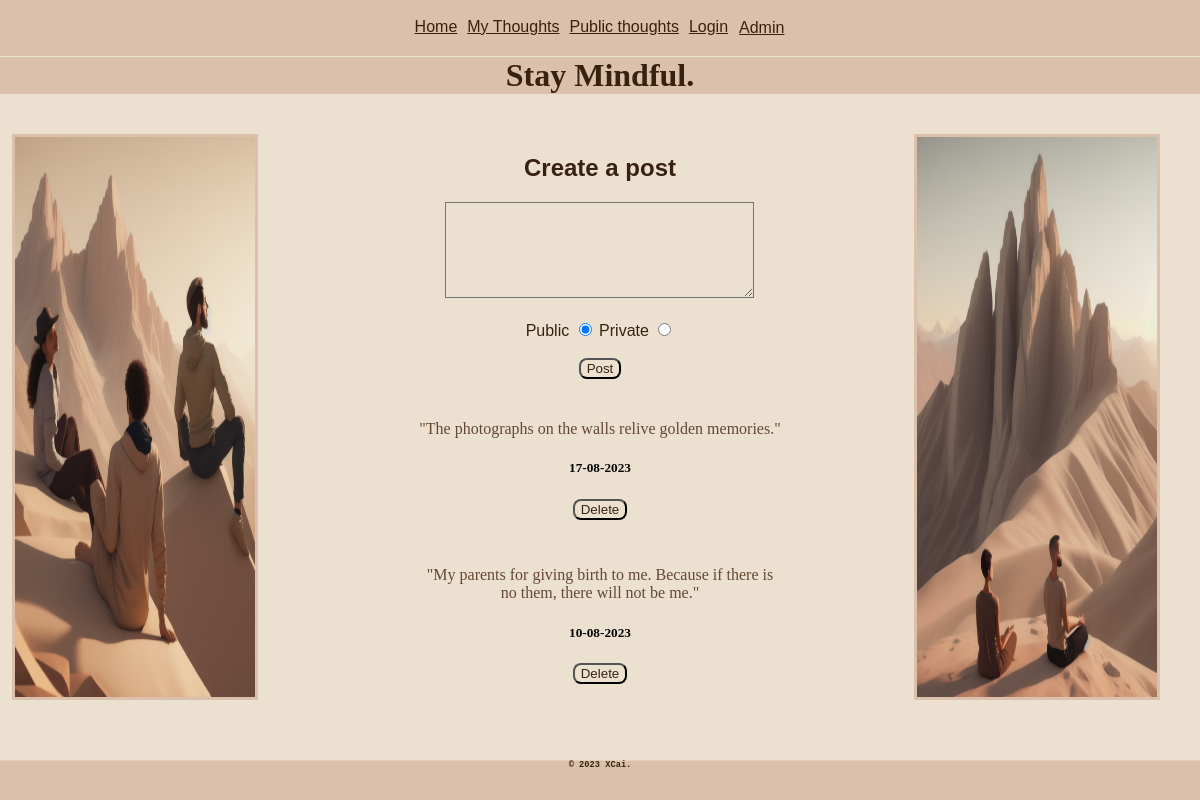
The page /my_posts (signed in) on the database as committed earlier.
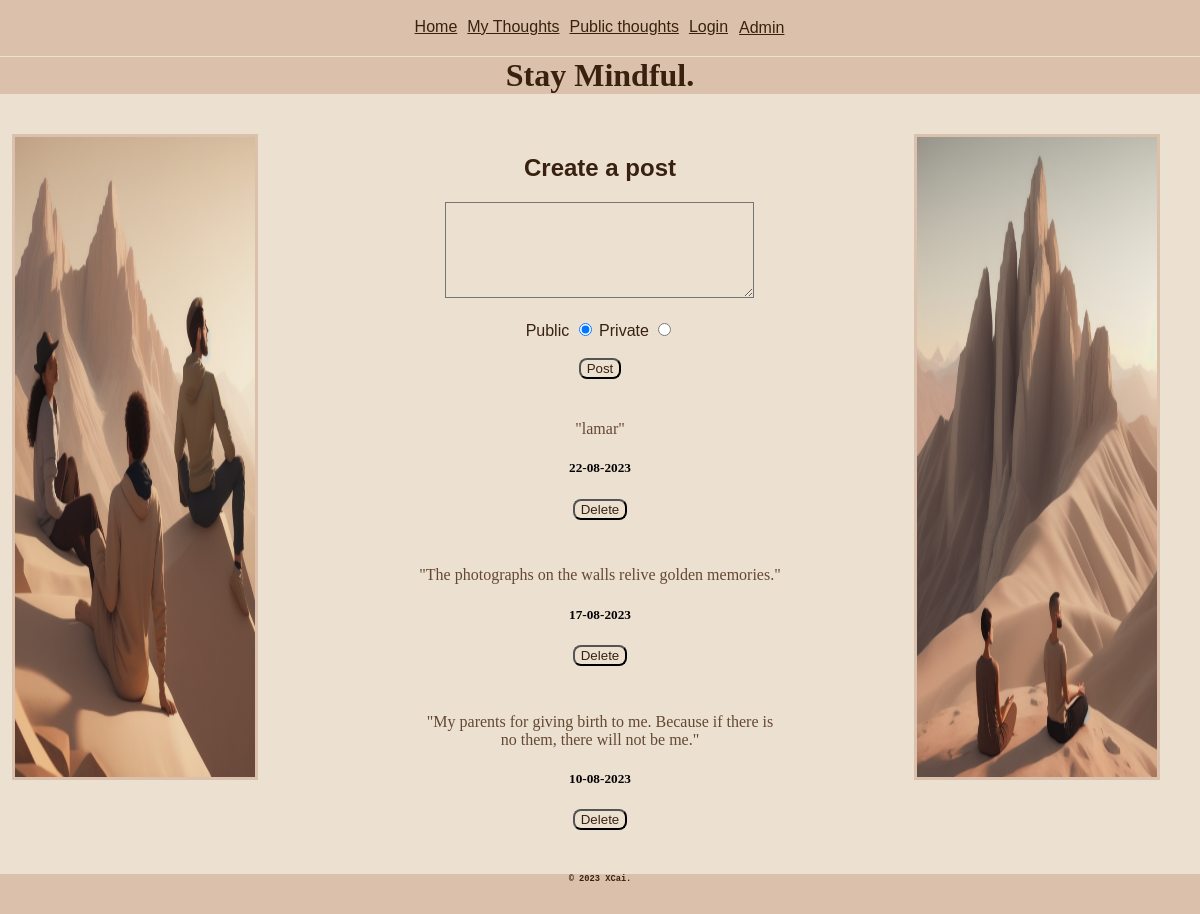
The same page on the database as committed later.
### tables this page shows
CREATE TABLE Gratitude_idea (id INTEGER PRIMARY KEY, date TEXT, username TEXT, content TEXT, like_count INTEGER DEFAULT (0), is_public INTEGER);

### routes.py (the view)
@app.route('/my_posts', methods=['GET'])
def my_posts():
    if 'username' in session:
        sql = 'SELECT * FROM Gratitude_idea WHERE username = ? ORDER BY date DESC'
        cur.execute(sql, (session['username'],))
        user_idea_data = cur.fetchall()
        return render_template("my_posts.html", user_idea_data=user_idea_data)
    else:
        return redirect("loginpage")

### routes.py (called while the page is built)
def get_random_image():
    image_folder = os.path.join(app.static_folder, 'images')
    images = os.listdir(image_folder)
    random_image = random.choice(images)
    return f"static/images/{random_image}"

@app.context_processor
def inject_random_image():
    return {'random_image': get_random_image(), 'random_image1': get_random_image()}

### templates/my_posts.html (shortened to what this page needs)
{% extends 'layout.html' %}
{% block content %}
    <form action="/post_idea" method="post">
        <h2><label for="post_idea">Create a post</label></h2>
        <textarea class="input" required name="post_idea" id="post_idea" cols="36" rows="6" maxlength="200"></textarea>
        <br><br>
        <label class="checkcontainer">Public
            <input type="radio" checked="checked" value="1" name="radio">
        </label>
        <label class="checkcontainer">Private
            <input type="radio" value="0" name="radio">
        </label>
        <br><br>
        <button class="button">Post</button>
     </form>
    {% for user_idea_data in user_idea_data %}
    <div>
        <br><br>
        <p>
            "{{ user_idea_data[3] }}"
        </p>
        <h5>
        {{ user_idea_data[1] }}
        </h5>
        <form action="/delete_my_post" method="post">
            <button class="button">Delete</button>
        </form>
    </div>
    {% endfor %}
{% endblock %}

### templates/layout.html (shortened to what this page needs)
<!DOCTYPE html>
<html lang="en">
    <link rel="stylesheet" href="/static/styles.css">
<head>
</head>
<div>
    <nav>
        {% include "nav.html" %}
    </nav>
</div>
<body>
    <header>
        {% include "header.html" %}
    </header>
    <main class="flex">
        <div class="flex-element-image-column">
            <img class="flex-image" src="{{ random_image }}" alt="Mindful">
        </div>
        <div class="flex-element-posts-column">
        {% block content %}
        {% endblock %}
        </div>
        <div class="flex-element-image-column">
            <img class="flex-image" src="{{ random_image1 }}" alt="Mindful">
        </div>
    </main>
</body>
<footer>
    {% include "footer.html" %}
</footer>
</html>

### templates/nav.html
<div id="nav">
        <a class="nav_element" href="/">Home</a>
        <a class="nav_element" href="/my_posts">My Thoughts</a>
        <a class="nav_element" href="/public_posts">Public thoughts</a>
        <a class="nav_element" href="/loginpage">Login</a>
        <form action="/adminlogin" method="post">
        <button id="admin">Admin</button>
        </form>
</div>

### templates/header.html
<h1>Stay Mindful.</h1>

### templates/footer.html
<h6 id="footer_text">&copy; 2023 XCai.</h4>

### static/styles.css (style rules this page uses)
header { background-color: #dbc1ac; }
footer { background-color: #dbc1ac; position: sticky; top: 100%; height: 2.5rem; width: 100%; }
body { background-color: #ece0d1; margin: auto; text-align: center; min-height: 100vh; }
div { padding-top: 1.5%; padding-bottom: 1.5%; }
.nav_element { padding-left: 5px; padding-right: 5px; }
#nav { position:fixed; top:0%; width: 100%; background-color: #dbc1ac; display: flex; justify-content: center; }
h1 { font-family: cursive; color: #38220f; }
h2 { font-family: sans-serif; color: #38220f; }
h6 { font-family: monospace; color: #38220f; }
p { overflow-wrap: break-word; font-family: cursive; color: #634832; margin: auto; }
a { font-family: sans-serif; color: #38220f; }
label { font-family: sans-serif; color: #38220f; }
.button { background-color: #ece0d1; color: #38220f; border-radius: 8px; }
.input { background-color: #ece0d1; }
#admin { background-color: #dbc1ac; color: #38220f; border: none; text-decoration: underline; font-family: sans-serif; font-size: medium; }
.flex { display: flex; flex-direction: row; }
.flex-image { width: 20%; height: 70%; border-style: solid; border-color: #dbc1ac; position: fixed; display: flex; }
.flex-element-image-column { width: 30%; padding-left: 12px; padding-right: 12px; }
.flex-element-posts-column { width: 40%; padding-left: 10%; padding-right: 10%; }

Rows that differ between the two databases and show on the page:
added Gratitude_idea: content "lamar", date "22-08-2023"
